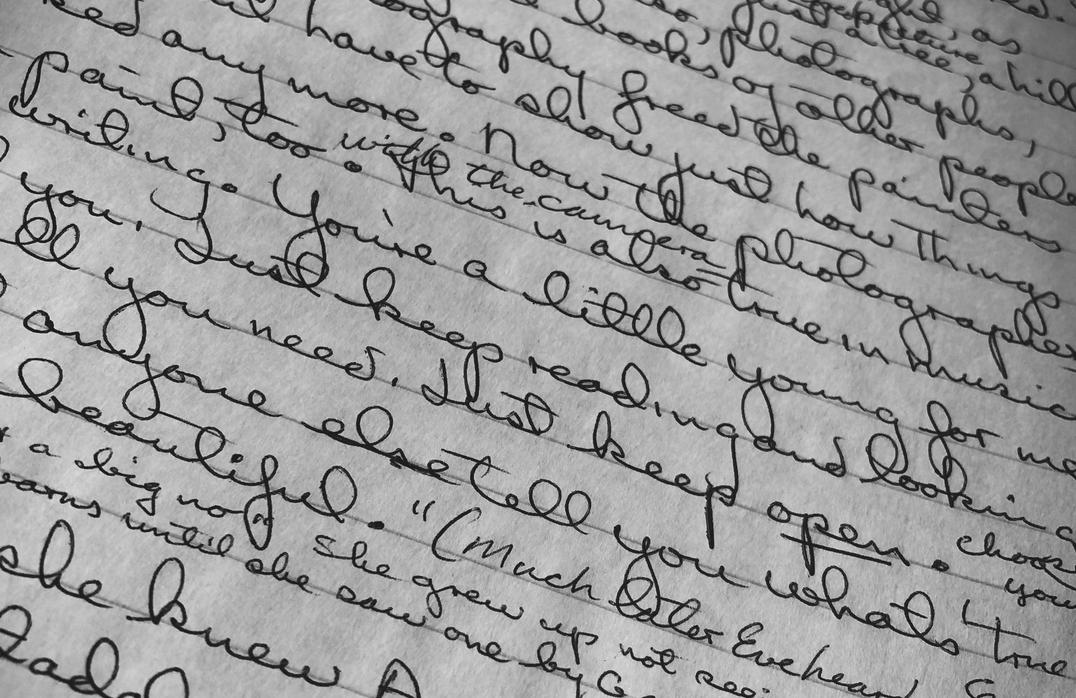
%> input picture img3.png, 1076 x 698 px
$ octave main.m   (GNU Octave 9; MATLAB toolbox functions it lacks are replaced by stand-ins)
%> lines starting %> are read from the running program, lines starting %| are printed output that depends on the picture; in (x1, y1, x2, y2) boxes, pixels count from 0 and x2, y2 are one past the last pixel; in counts of white or black regions, pixels touching at a corner belong together; the program's own positions count from 1
% Load the image
image = imread('img3.png');
%> image is the input picture: size 698x1076x3 uint8; min 8, max 229, mean 154

% Convert the image to grayscale if it is not already
if size(image, 3) == 3
    image = rgb2gray(image);
%> image: size 698x1076 uint8
end

% Define the neighborhood size
neighborhood_size = 15;

% Create a filter kernel for the moving average
kernel = ones(neighborhood_size, neighborhood_size) / (neighborhood_size * neighborhood_size);

% Apply the moving average filter
moving_average = imfilter(image, kernel, 'replicate');
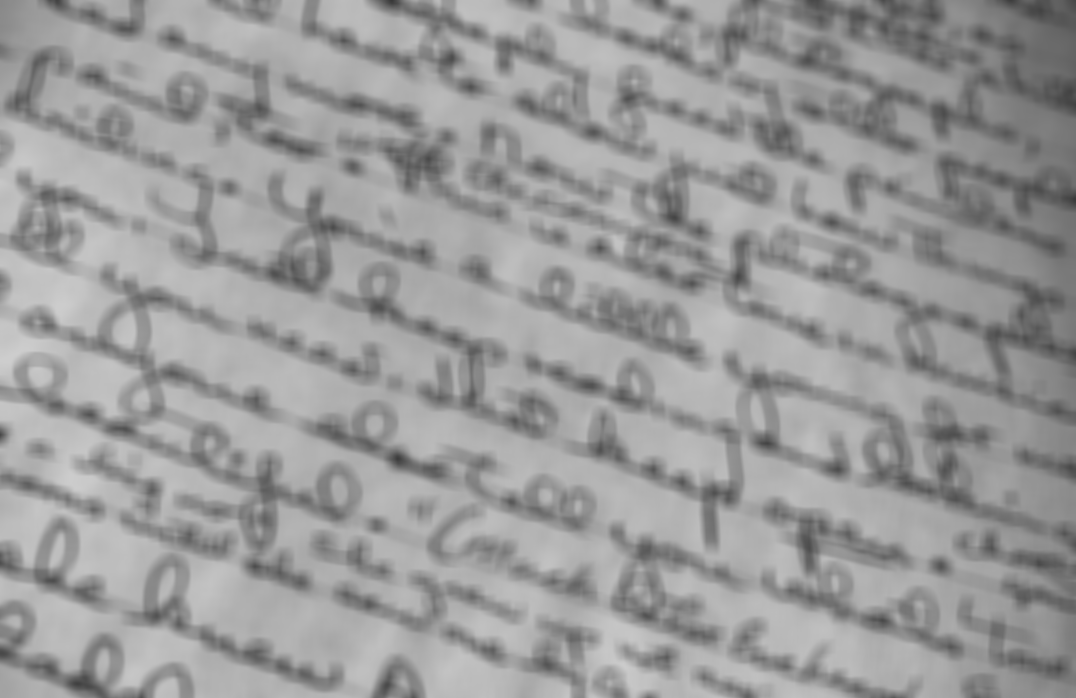
%> moving_average: size 698x1076 uint8; min 56, max 205, mean 154

% Determine the threshold (using the moving average itself)
threshold_value = moving_average;

% Apply the threshold to create a binary image
binary_image = image > (0.9*threshold_value);
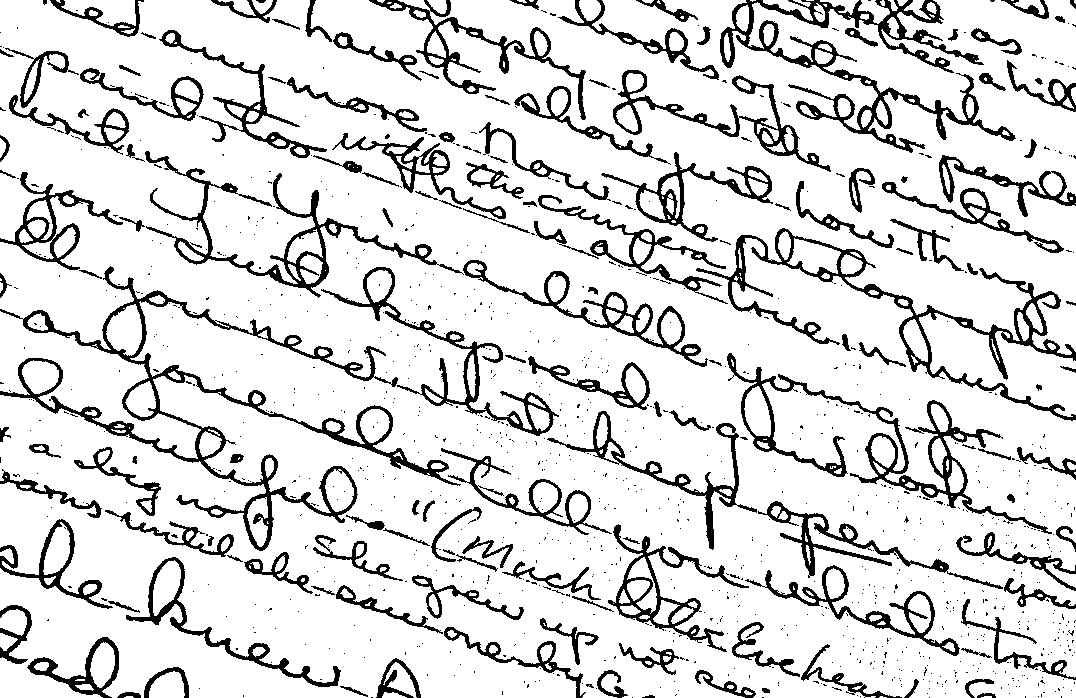
%> binary_image: size 698x1076 logical; 85.1% white; 1110 black regions (963 under 20 px), largest, box (x1, y1, x2, y2) and area: (0, 266, 461, 551) 10751, (720, 0, 1016, 153) 7853, (696, 228, 1076, 421) 6555

% Convert the binary image to uint8 for display and saving
binary_image = uint8(binary_image) * 255;

% Save the binary image
imwrite(binary_image, 'binary_image.jpg');

% Display the images
figure;
subplot(1, 3, 1);
imshow(image);
title('Original Image');

subplot(1, 3, 2);
imshow(moving_average, []);
title('Moving Average');

subplot(1, 3, 3);
imshow(binary_image);
title('Binary Image');
